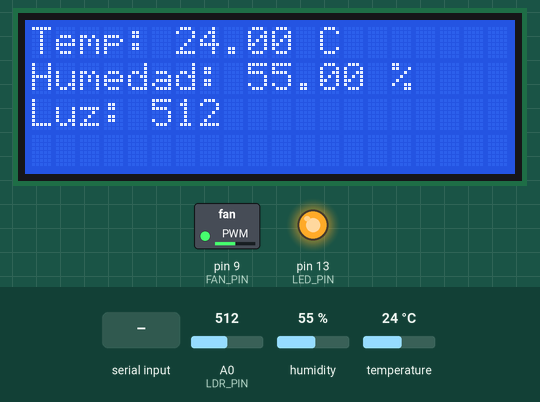
Bench run of a sketch on a simulated Arduino Uno, built with avr-gcc and run on an emulated ATmega328P. On the bench: 20×4 character LCD, switched loads named in the sketch (green lamp = pin HIGH), output pins drawn as LEDs (lit = HIGH). Inputs (shaded band) come from the test bench; at power-on: humidity 55 %, A0 (LDR_PIN) = 512, temperature 24 °C.

Above: at 1.3 s.
1.4 s: "ENCENDER_VENTILADOR\n" received over Serial
At 5.2 s:
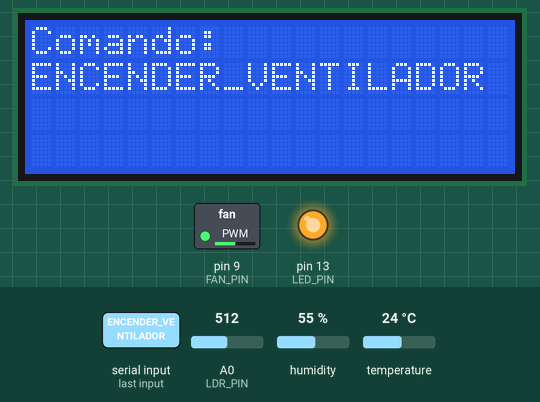
7.4 s: "APAGAR_VENTILADOR\n" received over Serial
At 11.0 s:
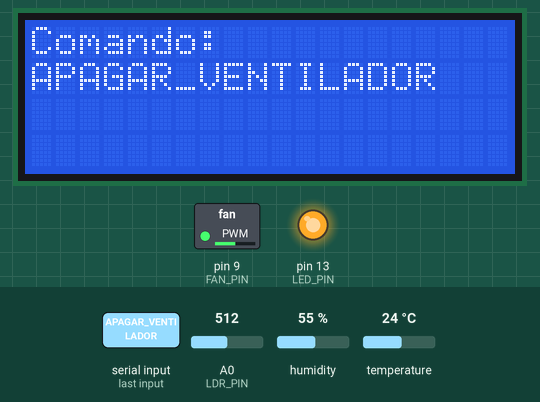
13.4 s: "1\n" received over Serial
At 17.3 s:
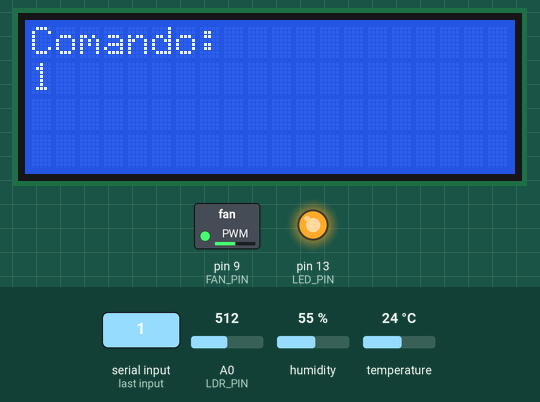
19.4 s: humidity set to 31 %
At 20.8 s:
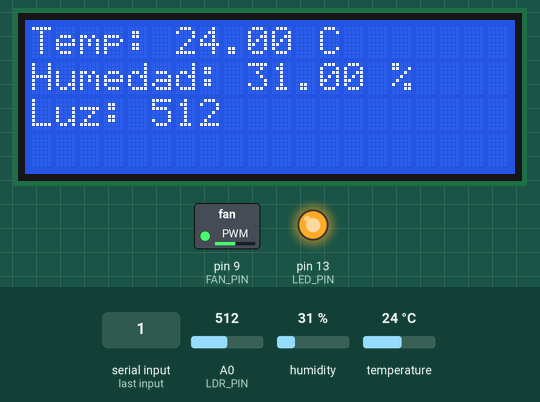
21.9 s: humidity set to 28 %
At 23.6 s:
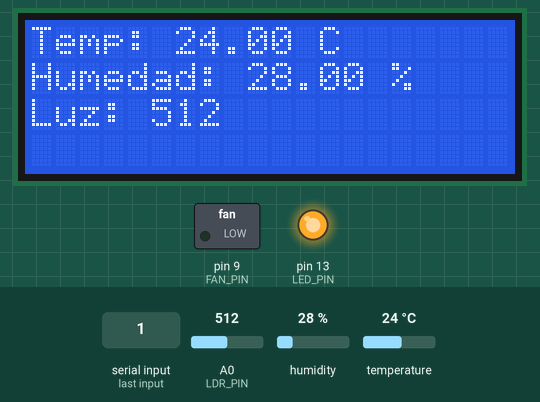
23.9 s: "0\n" received over Serial
At 27.5 s:
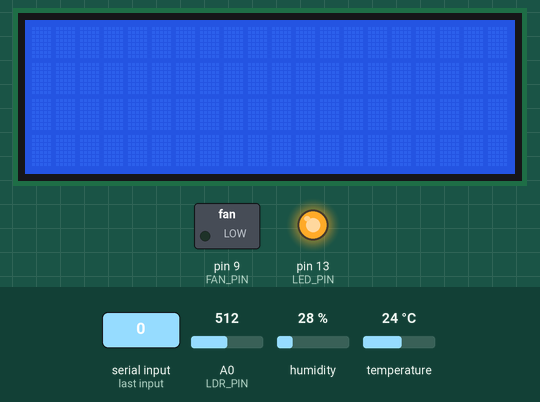
Timing chart, 0 to 29.0 s (numbered marks = the images above; inputs shaded):
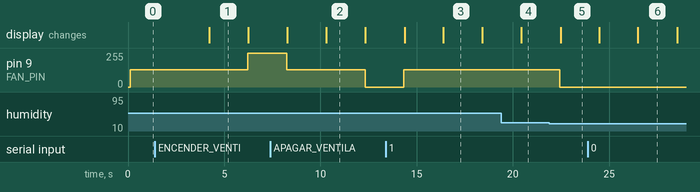

The sketch:

ProyectoU1.ino
```cpp
#include <Wire.h>
#include <Adafruit_Sensor.h>
#include <Adafruit_BME280.h>
#include <LiquidCrystal_I2C.h>

// Configuración del LCD
#define LCD_ADDR 0x27
#define LCD_COLUMNS 20
#define LCD_ROWS 4
LiquidCrystal_I2C lcd(LCD_ADDR, LCD_COLUMNS, LCD_ROWS);

// Crear objeto para el sensor BME280
Adafruit_BME280 bme;

// Definición de pines
#define LED_PIN 13
#define FAN_PIN 9  // Pin donde se controla el ventilador
#define LDR_PIN A0 // Pin analógico donde está conectado el LDR

// Umbrales de temperatura y humedad
const float TEMP_LOW_THRESHOLD = 20.0;  // Umbral bajo de temperatura
const float TEMP_HIGH_THRESHOLD = 30.0; // Umbral alto de temperatura
const float HUM_LOW_THRESHOLD = 30.0;   // Umbral bajo de humedad
const float HUM_HIGH_THRESHOLD = 70.0;  // Umbral alto de humedad

// Definición de la función mostrarLCD
void mostrarLCD(const char* mensaje1, const char* mensaje2 = "");

// Configuración inicial
void setup() {
  Serial.begin(115200);
  Wire.begin();

  // Configurar pines
  pinMode(LED_PIN, OUTPUT);
  pinMode(FAN_PIN, OUTPUT);
  digitalWrite(LED_PIN, LOW);  // Apagar el LED al inicio
  analogWrite(FAN_PIN, 0);      // Apagar el ventilador al inicio

  // Iniciar LCD
  lcd.begin(LCD_COLUMNS, LCD_ROWS);
  lcd.backlight();
  mostrarLCD("Iniciando sistema", "");

  // Iniciar el sensor BME280
  if (!bme.begin(0x76)) {
    mostrarLCD("Error BME280", "");
    digitalWrite(LED_PIN, LOW);  // Apagar el LED en caso de error
    while (1); // Detener el programa si no se encuentra el sensor
  } else {
    digitalWrite(LED_PIN, HIGH);  // Encender el LED si el sensor se inicia correctamente
  }

  mostrarLCD("Sistema listo", "");
}

void loop() {
  // Leer los valores del sensor
  float temperatura = bme.readTemperature();
  float humedad = bme.readHumidity();
  int ldrValue = analogRead(LDR_PIN);  // Leer el valor de la fotoresistencia

  // Controlar la velocidad del ventilador según los umbrales
  controlarVentilador(temperatura, humedad);

  // Mostrar los valores de los sensores en el LCD
  lcd.clear();
  lcd.setCursor(0, 0);
  lcd.print("Temp: ");
  lcd.print(temperatura);
  lcd.print(" C");

  lcd.setCursor(0, 1);
  lcd.print("Humedad: ");
  lcd.print(humedad);
  lcd.print(" %");

  lcd.setCursor(0, 2);
  lcd.print("Luz: ");
  lcd.print(ldrValue);  // Mostrar el valor del LDR

  delay(2000);  // Esperar 2 segundos antes de la próxima lectura

  // Leer y procesar datos de la aplicación (simulando lectura desde el puerto serie)
  if (Serial.available()) {
    String command = Serial.readStringUntil('\n');  // Leer comando hasta nueva línea
    mostrarLCD("Comando: ", command.c_str());  // Mostrar el comando en el LCD
    delay(2000);  // Esperar 2 segundos para mostrar el mensaje en el LCD

    // Limpiar el LCD después de mostrar el comando
    lcd.clear();

    // Procesar comandos
    if (command == "ENCENDER_VENTILADOR") {
      analogWrite(FAN_PIN, 255); // Encender ventilador a máxima velocidad
      mostrarLCD("Ventilador", "Encendido");
    } else if (command == "APAGAR_VENTILADOR") {
      analogWrite(FAN_PIN, 0); // Apagar ventilador
      mostrarLCD("Ventilador", "Apagado");
    }

    delay(2000); // Esperar 2 segundos para mostrar el estado en el LCD
  }
}

void controlarVentilador(float temperatura, float humedad) {
  if (temperatura < TEMP_LOW_THRESHOLD || humedad < HUM_LOW_THRESHOLD) {
    // Temperatura y humedad baja
    analogWrite(FAN_PIN, 0); // Ventilador apagado
  } else if ((temperatura >= TEMP_LOW_THRESHOLD && temperatura < TEMP_HIGH_THRESHOLD) ||
             (humedad >= HUM_LOW_THRESHOLD && humedad < HUM_HIGH_THRESHOLD)) {
    // Temperatura y humedad media
    analogWrite(FAN_PIN, 128); // Ventilador a 50% (PWM = 128)
  } else {
    // Temperatura y humedad alta
    analogWrite(FAN_PIN, 255); // Ventilador a velocidad máxima (PWM = 255)
  }
}

// Definición de la función para mostrar mensajes en el LCD
void mostrarLCD(const char* mensaje1, const char* mensaje2 = "") {
  lcd.clear(); // Borrar el LCD antes de mostrar un nuevo mensaje
  lcd.setCursor(0, 0);
  lcd.print(mensaje1);
  lcd.setCursor(0, 1);
  lcd.print(mensaje2);
}
```

Measured:
- the behaviour switches between 30 and 29 % on humidity (found by bisection; images 4 and 5)
- after the input at 1.4 s, pin 9 (FAN_PIN): 128/255 → 255/255 after 4.8 s; the display: changes after 2.8 s (image 1)
- after the input at 7.4 s, the display: first differs from a run without the input after 2.9 s (image 2)
- after the input at 13.4 s, the display: first differs from a run without the input after 3.0 s (image 3)
- after the input at 19.4 s, the display: changes after 1.0 s (image 4)
- after the input at 21.9 s, pin 9 (FAN_PIN): 128/255 → 0/255 after 0.54 s; the display: changes after 0.58 s (image 5)
- after the input at 23.9 s, the display: first changes after 0.60 s (image 6 shows a later state)
